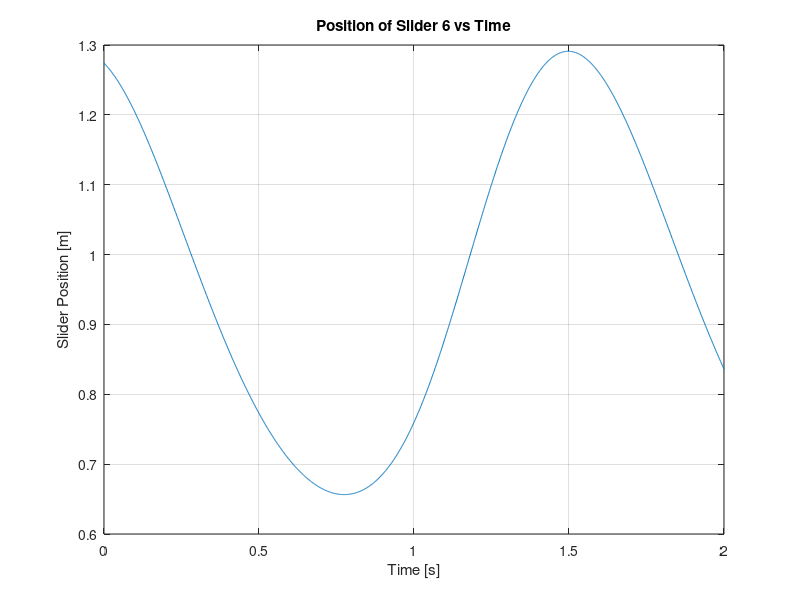
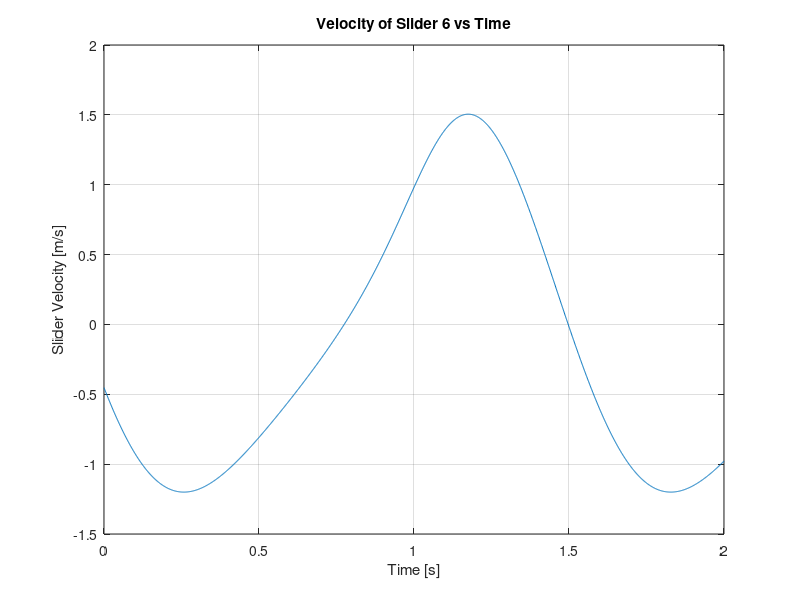
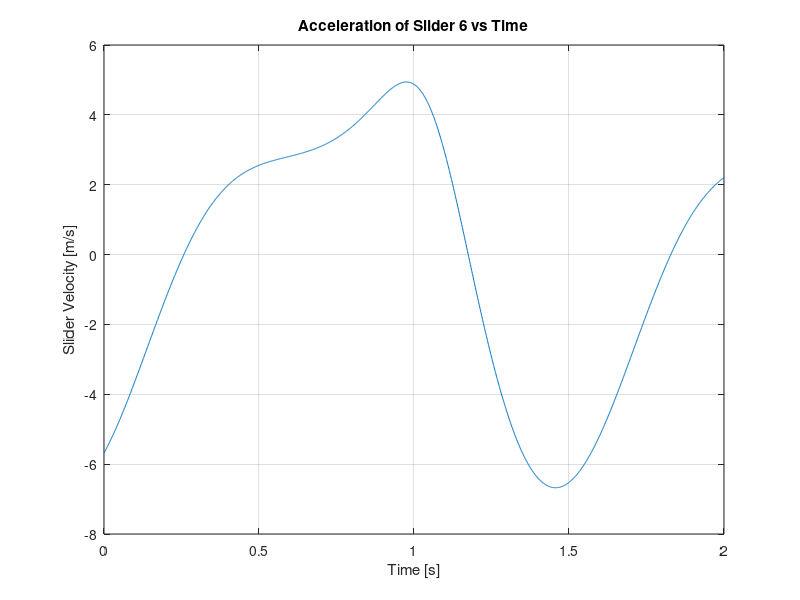
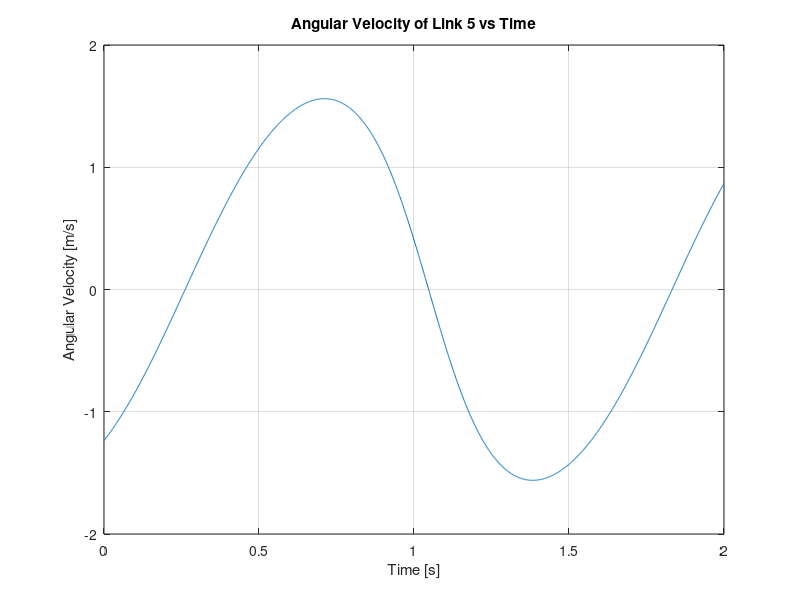

Write MATLAB code to recreate these figures, in order.
clc
clear

%=================%
%Identity%
%=================%
% Name   : Muhammad Fadli Alfarizi
% NIM    : 13121140

%=================%
%Input%
%=================%
XYZ = "140"; % NIM

%=================%
%System Parameters%
%=================%
strXYZ = char(XYZ);
X = strXYZ(1);
Y = strXYZ(2);
Z = strXYZ(3);

mod1 = mod(str2num(XYZ),3);
if mod1 == 0
    H = 22.5*(10^-2); % in meter
elseif mod1 == 1
    H = 25*(10^-2); % in meter
else
    H = 25*(10^-2); % in meter
end

mod2 = mod(str2num(XYZ),2);
% angular velocity
if mod2 == 0
    w2 = 4; % in rad/s
else
    w2 = 2; % in rad/s
end

L2=(30+str2num(Z))*(10^-2) ; % in meter
L3=(136+str2num(X))*(10^-2); % in meter
L5=(57 + str2num(Y)/4)*(10^-2); % in meter

% point O
uPjO1=[0;0];
uPjO2=[-L2/2;0];

% point B
uPjB2=[L2/2;0];
uPjB3=[-L3/2;0];

% point C
uPjC3=[-L3/6; 0];
uPjC5=[-L5/2; 0];

% point D
uPjD3=[L3/2;0];
uPjD4=[0;0];

% point F
uPjF5=[L5/2;0];
uPjF6=[0;0];

%==============%   
%Initial Values%
%==============%`
q=zeros(18,1);
q6init=pi/6;
%==============%

t=0:0.001:2;

NumData=size(t,2);
q_alltime=zeros(18,NumData);
v_alltime=zeros(18,NumData);
a_alltime=zeros(18,NumData);

for j=1:NumData
 
    epsilon=1e-12;
    delta_q_norm=1;
    i_newton=1;

    while abs(delta_q_norm)>epsilon

    %Transformation Matrix & Its derivative%
    A1=[cos(q(3)) -sin(q(3)); sin(q(3)) cos(q(3))]; % link 1
    dA1t1=[-sin(q(3)) -cos(q(3)); cos(q(3)) -sin(q(3))]; % link 1
    A2=[cos(q(6)) -sin(q(6)); sin(q(6)) cos(q(6))]; % link 2
    dA2t2=[-sin(q(6)) -cos(q(6)); cos(q(6)) -sin(q(6))]; % link 2
    A3=[cos(q(9)) -sin(q(9)); sin(q(9)) cos(q(9))]; % link 3
    dA3t3=[-sin(q(9)) -cos(q(9)); cos(q(9)) -sin(q(9))]; % link 3
    A4=[cos(q(12)) -sin(q(12)); sin(q(12)) cos(q(12))]; % link 4
    dA4t4=[-sin(q(12)) -cos(q(12)); cos(q(12)) -sin(q(12))]; % link 4
    A5=[cos(q(15)) -sin(q(15)); sin(q(15)) cos(q(15))]; % link 5
    dA5t5=[-sin(q(15)) -cos(q(15)); cos(q(15)) -sin(q(15))]; % link 5
    A6=[cos(q(18)) -sin(q(18)); sin(q(18)) cos(q(18))]; % link 6
    dA6t6=[-sin(q(18)) -cos(q(18)); cos(q(18)) -sin(q(18))]; % link 6

    %Constraint Equation%
    C=zeros(18,1);
    C45=[q(1);q(2)]+A1*uPjO1-[q(4);q(5)]-A2*uPjO2; % point O, Constrain Equation Matrix row 4-5
    C67=[q(4);q(5)]+A2*uPjB2-[q(7);q(8)]-A3*uPjB3; % point B, Constrain Equation Matrix row 6-7
    C89=[q(7);q(8)]+A3*uPjD3-[q(10);q(11)]-A4*uPjD4; % point D, Constrain Equation Matrix row 8-9
    C1011=[q(7);q(8)]+A3*uPjC3-[q(13);q(14)]-A5*uPjC5; % point C, Constrain Equation Matrix row 10-11
    C1213=[q(13);q(14)]+A5*uPjF5-[q(16);q(17)]-A6*uPjF6; % point F, Constrain Equation Matrix row 12-13
    C1415=[q(11);q(12)]; % slider 4, Constrain Equation Matrix row 14-15
    C1617=[q(17)-H;q(18)]; %slider 6, Constrain Equation Matrix row 16-17
    C12=q(6)-q6init-w2*t(j); % link 2, Constrain Equation Matrix row 18
    
    %Constrain Equation Matrix%
    C=[q(1);q(2);q(3);C45;C67;C89;C1011;C1213;C1415;C1617;C12];
    
    C_norm=sqrt(sum(C(1:18).^2))/18;

    %Constrain Jacobian Matrix%
    unit22=[1 0; 0 1];
    
    %Zeros 2x2 Matrix
    zeros22=[0 0; 0 0];

    %Ground Constraint%
    C0q=[1 zeros(1,17); 0 1 zeros(1,16); 0 0 1 zeros(1,15)]; % Constrain Jacobian Matrix row 1-3

    %Pin Join%
    CPjO=[zeros22 dA1t1*uPjO1 -unit22 -dA2t2*uPjO2 zeros(2,12)]; % Constrain Jacobian Matrix row 4-5
    CPjB=[zeros(2,3) unit22 dA2t2*uPjB2 -unit22 -dA3t3*uPjB3 zeros(2,9)]; % Constrain Jacobian Matrix row 6-7
    CPjD=[zeros(2,6) unit22 dA3t3*uPjD3 -unit22 -dA4t4*uPjD4 zeros(2,6)]; % Constrain Jacobian Matrix row 8-9
    CPjC=[zeros(2,6) unit22 dA3t3*uPjC3 zeros(2,3) -unit22 -dA5t5*uPjC5 zeros(2,3)]; % Constrain Jacobian Matrix row 10-11
    CPjF=[zeros(2,12) unit22 dA5t5*uPjF5 -unit22 -dA6t6*uPjF6]; % Constrain Jacobian Matrix row 12-13

    %Slider%
    Cslider4=[zeros(1,10) 1 zeros(1,7); zeros(1,11) 1 zeros(1,6)]; % Constrain Jacobian Matrix row 14-15
    Cslider6=[zeros(1,16) 1 zeros(1,1); zeros(1,17) 1]; % % Constrain Jacobian Matrix row 16-17

    %Driving Constraint, Link 2% 
    Cdrive=[zeros(1,5) 1 zeros(1,12)]; % Constrain Jacobian Matrix row 18
 
    % Final Constrain Jacobian Matrix
    Cq=[C0q;CPjO;CPjB;CPjD;CPjC;CPjF;Cslider4;Cslider6;Cdrive];
   
    delta_q=inv(Cq)*(-C);
    delta_q_norm=sqrt(sum(delta_q(1:12).^2))/12;
    
    q=q+delta_q;

    i_newton=i_newton+1;

      if  i_newton > 30 %limit newton rhapson iteration in case non-convergence%
        break
      end  
    end

    Ct=[zeros(17,1);-w2];
    velocity=inv(Cq)*(-Ct);
    
    QdPjO=A1*uPjO1*(velocity(3,1))^2-A2*uPjO2*(velocity(6,1))^2;
    QdPjB=A2*uPjB2*(velocity(6,1))^2-A3*uPjB3*(velocity(9,1))^2;
    QdPjD=A3*uPjD3*(velocity(9,1))^2-A4*uPjD4*(velocity(12,1))^2;
    QdPjC=A3*uPjC3*(velocity(9,1))^2-A5*uPjC5*(velocity(15,1))^2;
    QdPjF=A5*uPjF5*(velocity(15,1))^2-A6*uPjF6*(velocity(18,1))^2;
    Qd=[zeros(3,1);QdPjO;QdPjB;QdPjD;QdPjC;QdPjF;zeros(5,1)];

    accel=inv(Cq)*Qd;

    q_alltime(:,j)=q;
    v_alltime(:,j)=velocity;
    a_alltime(:,j)=accel;

end

C_norm;
delta_q_norm;
i_newton;


figure(1);
plot(t,q_alltime(16,:));
grid on;
xlabel('Time [s]');
ylabel('Slider Position [m]');
title('Position of Slider 6 vs Time');

figure(2);
plot(t,v_alltime(16,:));
grid on;
xlabel('Time [s]');
ylabel('Slider Velocity [m/s]');
title('Velocity of Slider 6 vs Time');

figure(3);
plot(t,a_alltime(16,:));
grid on;
xlabel('Time [s]');
ylabel('Slider Velocity [m/s]');
title('Acceleration of Slider 6 vs Time');

figure(4);
plot(t,v_alltime(15,:));
grid on;
xlabel('Time [s]');
ylabel('Angular Velocity [m/s]');
title('Angular Velocity of Link 5 vs Time');

figure(5);
plot(t,a_alltime(15,:));
grid on;
xlabel('Time [s]');
ylabel('Angular Acceleration [m/s]');
title('Angular Acceleration of Link 5 vs Time');
